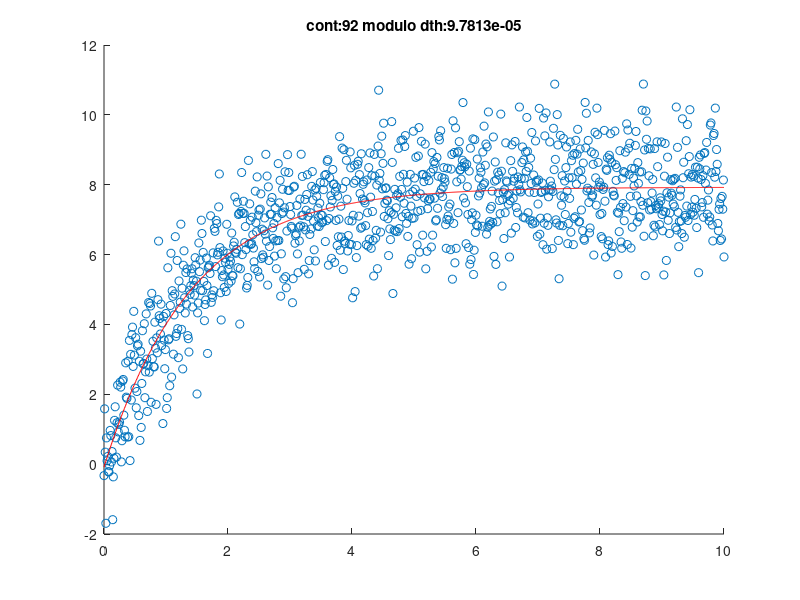

MATLAB code to generate this figure:
clc
clear
close all
load('projeto_cheirinho_2.mat');

x = tempo(:);
y = B3(:);
n = 2; %grau da função
th = zeros((n*2)-1, 1) + 1j*zeros((n*2)-1, 1); %vetor de parametros
%chutes
th(1) = (rand()*0.1);

for i = 1:n-1
    th(2*i) = (rand()*-0.1 - 0.05);
    th((2*i)+1) = (rand()*-0.1 - 0.05);
end
alfa = 0.1; %amortecimento
Dmax = 0.8; %valor de saturacao

%criando o modelo
ym = th(1);
for i=1:n-1
  ym = ym + th(2*i)*exp(th((2*i)+1).*x);
endfor

%figura para plotar
figure(1)
scatter(x,y);
hold on
h = plot(x,ym,'r');
crit = 1
cont=0
lambda = 1e-3;

while crit == 1
cont=cont+1
dy = y-ym; %erro dy

%criando o jacobiano
J = x.^0;
for i = 1:n-1
J = [J exp(th((2*i)+1).*x) x.*th(2*i).*exp(th((2*i)+1).*x)]; %derivadas das exponenciais
endfor

dth = inv(J'*J + lambda*eye(length(th)))*J'*dy;

%gerando os passos
dth = alfa*dth;

for j=1:length(dth) % para cada um dos elementos
  if (abs(dth(j)) > Dmax) % se o elemento for maior que o limite
  dth(j) = Dmax*dth(j)/abs(dth(j)) % satura o módulo do elemento
  end
end
th = th + dth; %novos thetas

%reconstroi o modelo
ym = th(1);
for i=1:n-1
  ym = ym + th(2*i)*exp(th((2*i)+1).*x);
endfor

%plotando em tempo real
set(h,'YData',real(ym))
title(['cont:',num2str(cont), ' modulo dth:', num2str(norm(dth))]);
drawnow;
%pause(0.02);

%criterios de parada
if norm(dth) < 1e-4 || isnan(dth(1));
  crit = 0;
endif
endwhile

%gas 1 Ka = 10,ta = 1.43, Kb= 8 ,tb = 0.38
%gas 2 Ka = 8, ta = 1.54, Kb=8,tb = 1.42
%gas 3 Ka = 10.ta = 0.5, Kb = 8, tb=1.42
